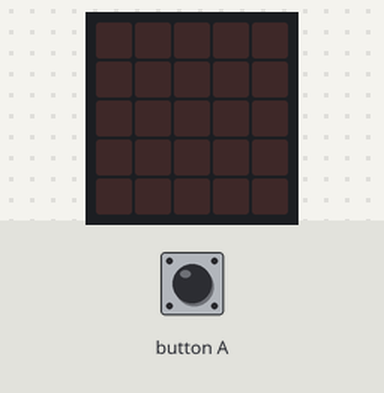
The program below on a simulated BBC micro:bit (MakeCode). On the bench: the board's 5×5 LED display. The test bench sets the inputs (shaded band).

Above: at 1.2 s.
1.3 s: button A pressed for 0.15 s
At 2.5 s:
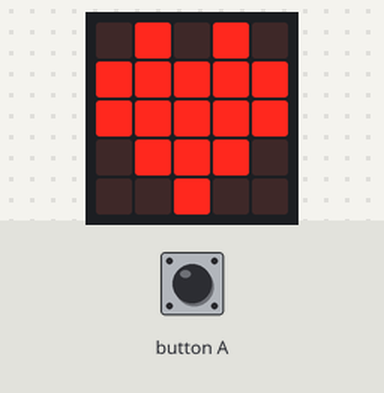
2.9 s: button A pressed for 0.15 s
At 3.7 s:
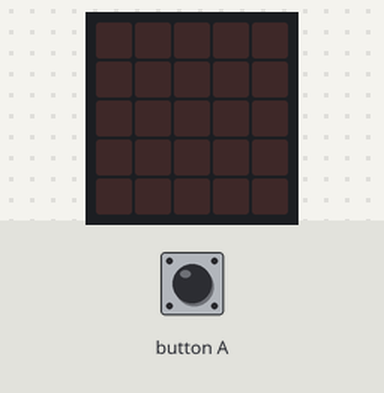
Timing chart, 0 to 5.9 s (numbered marks = the images above; inputs shaded):
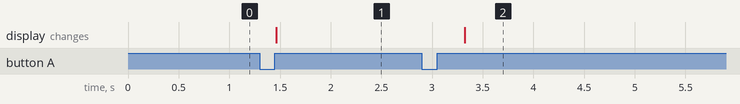

The program:

main.ts
```typescript
input.onButtonPressed(Button.A, function () {
    enecendido = !(enecendido)
})
let enecendido = false
basic.clearScreen()
enecendido = false
basic.forever(function () {
    if (enecendido == true) {
        basic.showIcon(IconNames.Heart)
    } else {
        basic.clearScreen()
    }
})
```

test.ts
```typescript
// aquí va el archivo "tests"; esto no se compilará cuando este paquete se utilice como una extensión.
```

Measured:
- after the input at 1.3 s, the display: changes after 0.16 s (image 1)
- after the input at 2.9 s, the display: changes after 0.42 s (image 2)
